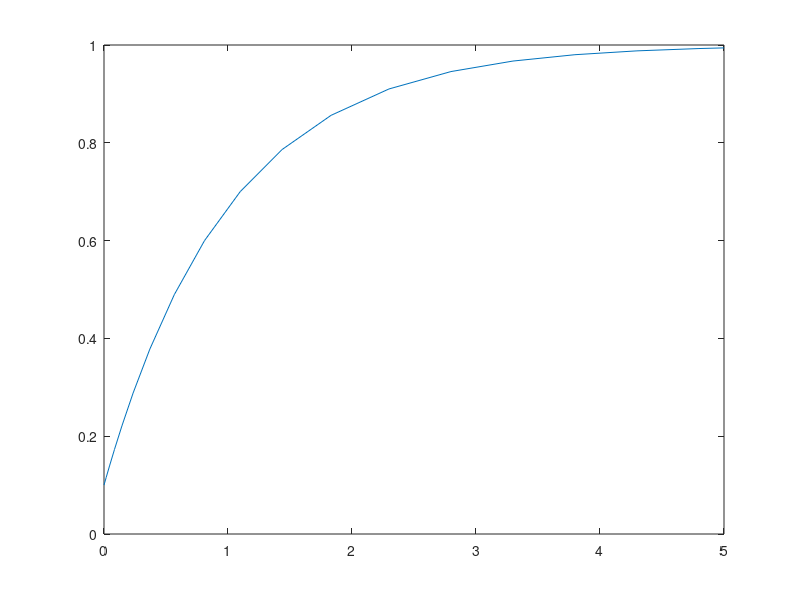

This chart was generated by the following MATLAB code:
% Modelos y Simulación
% Tema: Simulación recinto térmico
% Autor: Gianfranco Salomone
 
clc;
clear all;
clf;
 
% Inicialización de variables:
R = 1;
C = 1;
r = 1;

% Valores iniciales:
theta_0 = 0.1;
e_0 = 1;

dtheta = @(t, theta) -1/(R*C) * theta + e_0^2/(r*C);

tfinal = 5;
tspan = [0, tfinal];
[t, theta] = ode23(dtheta, tspan, theta_0);

plot(t, theta)
